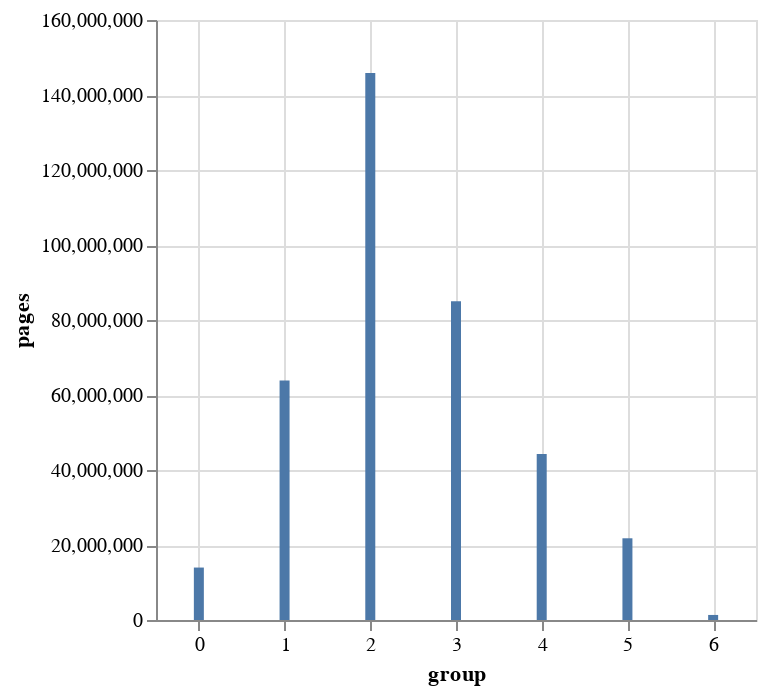

Notebook source saved alongside this figure:
### Markdown cell above
## Conclusion

For this tutorial, we will conclude with an overview of the Japanese segment of FineWeb, grouped by domains and the number of pages which they contributed.

### Code cell
from fineweb_tools.analyze import group_domains_by_count
import polars as pl

df = pl.read_parquet('FineWeb/preprocessed/jpn_Jpan.parquet')
result = group_domains_by_count(df)
print(result)
result.plot.bar(
    x='group',
    y='pages'
)

### Figure 1 — Vega-Lite specification as saved in the notebook (floating-point values rounded to 4 significant figures)
{"config": {"view": {"continuousWidth": 300, "continuousHeight": 300}}, "data": {"name": "data-b4fb3901ff329941a620a1c09ffe4abc"}, "mark": {"type": "bar", "tooltip": true}, "encoding": {"x": {"field": "group", "type": "quantitative"}, "y": {"field": "pages", "type": "quantitative"}}, "params": [{"name": "param_1", "select": {"type": "interval", "encodings": ["x", "y"]}, "bind": "scales"}], "$schema": "https://vega.github.io/schema/vega-lite/v5.20.1.json", "datasets": {"data-b4fb3901ff329941a620a1c09ffe4abc": [{"group": 0, "group_min": 1, "group_max": 9, "domains": 4917634, "pages": 13986881, "corpus_perc": 3.72}, {"group": 1, "group_min": 10, "group_max": 99, "domains": 1984799, "pages": 63838337, "corpus_perc": 16.97}, {"group": 2, "group_min": 100, "group_max": 999, "domains": 541777, "pages": 145888934, "corpus_perc": 38.79}, {"group": 3, "group_min": 1000, "group_max": 9996, "domains": 40324, "pages": 85025677, "corpus_perc": 22.61}, {"group": 4, "group_min": 10001, "group_max": 99243, "domains": 1812, "pages": 44257590, "corpus_perc": 11.77}, {"group": 5, "group_min": 100078, "group_max": 908818, "domains": 105, "pages": 21790404, "corpus_perc": 5.79}, {"group": 6, "group_min": 1346922, "group_max": 1346922, "domains": 1, "pages": 1346922, "corpus_perc": 0.36}]}}
